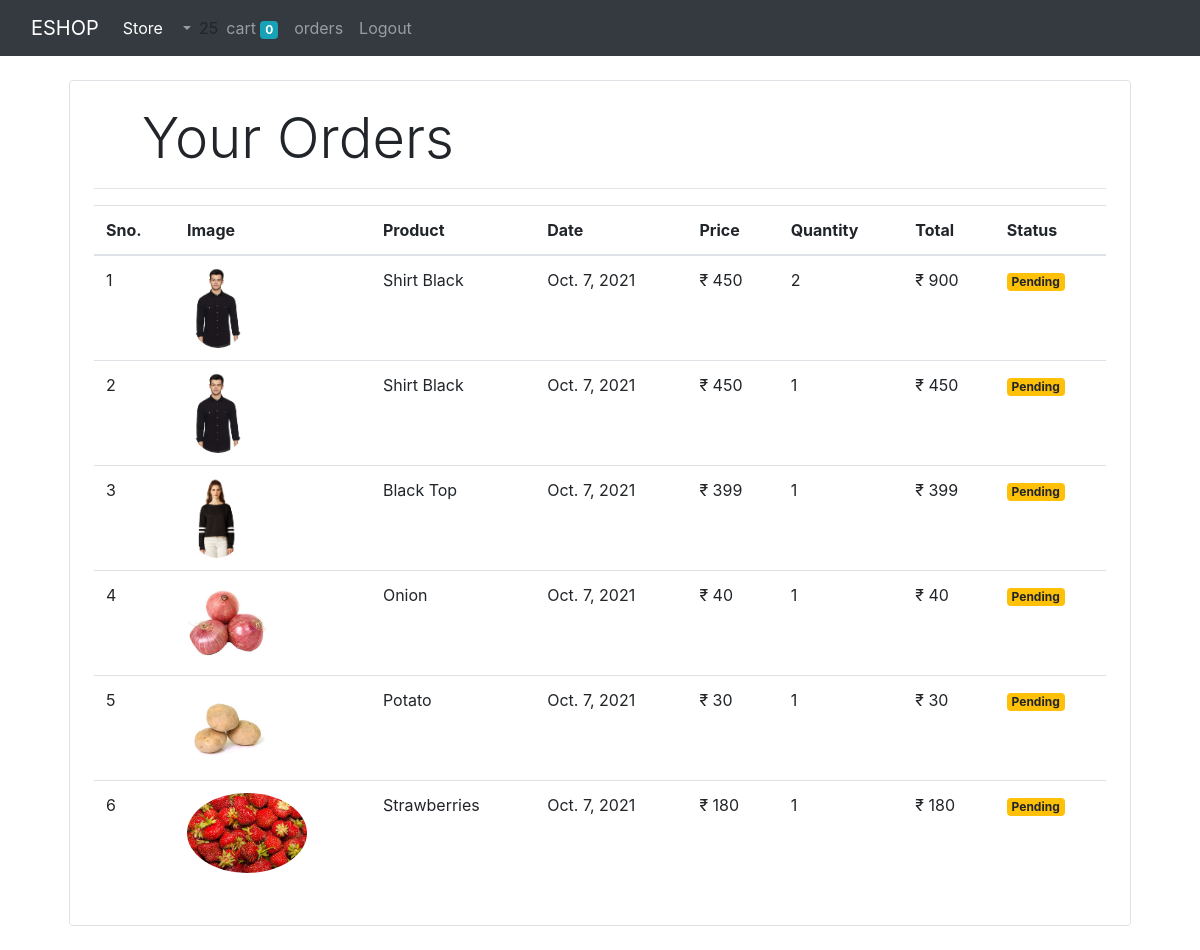
Screenshot of /orders (signed in) with the database file from the repository.
### store/models/orders.py (models this page shows, shortened)
class Order(models.Model):
    product = models.ForeignKey(Product ,
                                on_delete=models.CASCADE)
    customer = models.ForeignKey(Customer ,
                                 on_delete=models.CASCADE)
    quantity = models.IntegerField(default=1)
    price = models.IntegerField()
    address = models.CharField(max_length=50 , default='' , blank=True)
    phone = models.CharField(max_length=50 , default='' , blank=True)
    date = models.DateField(default=datetime.datetime.today)
    status = models.BooleanField(default=False)
    @staticmethod
    def get_orders_by_customer(customer_id):
        return Order\
            .objects\
            .filter(customer = customer_id)\
            .order_by('-date')

### store/models/product.py (models this page shows, shortened)
class Product(models.Model):
    name = models.CharField(max_length=50)
    price = models.IntegerField(default=0)
    category = models.ForeignKey(Category , on_delete=models.CASCADE , default=1)
    description = models.CharField(max_length=200 , default='' , null=True , blank=True)
    image = models.ImageField(upload_to='uploads/product/')

### store/middlewares/auth.py (the view)
    def middleware(request):
        print(request.session.get('customer'))
        returnUrl = request.META['PATH_INFO']
        print(request.META['PATH_INFO'])
        if not request.session.get('customer'):
           return redirect(f'login?return_url={returnUrl}')
        response = get_response(request)
        return response

### store/templatetags/custom_filter.py (called while the page is built)
@register.filter(name='currency')
def currency(number):
    return "₹ "+str(number)

@register.filter(name='multiply')
def multiply(number , number1):
    return number * number1

### store/views/orders.py (called while the page is built)
    def get(self , request ):
        customer = request.session.get('customer')
        orders = Order.get_orders_by_customer(customer)
        print(orders)
        return render(request , 'orders.html' , {'orders' : orders})

### store/templates/orders.html (shortened to what this page needs)
{% extends 'base.html' %}
{% block content %}
{% load cart %}
{% load custom_filter %}
<div class="container">
    <div class="border rounded p-4 m-4">
        <p class="display-4 pl-4 ml-4">Your Orders</p>
        <hr>
        <table class="table">
            <thead>
            <tr>
                <th>Sno.</th>
                <th>Image</th>
                <th>Product</th>
                <th>Date</th>
                <th>Price</th>
                <th>Quantity</th>
                <th>Total</th>
                <th>Status</th>
            </tr>
            </thead>
            <tbody>
            {% for order in orders %}
            <tr>
                <td>{{forloop.counter}}</td>
                <td><img style="height: 80px;" class="rounded-circle" src="{{order.product.image.url}}" alt=""></td>
                <td>{{order.product.name}}</td>
                <td>{{order.date}}</td>
                <td>{{order.price|currency}}</td>
                <td>{{order.quantity}}</td>
                <td>{{order.quantity|multiply:order.price|currency}}</td>
                {% if order.status %}
                <td><small class="badge badge-success">Completed</small></td>
                {% else %}
                <td><small class="badge badge-warning">Pending</small></td>
                {% endif %}
            </tr>
            {% endfor %}
            </tbody>
        </table>
        {% endblock %}

### rows the page displays
Order: product.image (picture), product.name "Shirt Black", date "Oct. 7, 2021", price "₹ 450", quantity "2", quantity|multiply "₹ 900", status "Pending"
Order: product.image (picture), product.name "Shirt Black", date "Oct. 7, 2021", price "₹ 450", quantity "1", quantity|multiply "₹ 450", status "Pending"
Order: product.image (picture), product.name "Black Top", date "Oct. 7, 2021", price "₹ 399", quantity "1", quantity|multiply "₹ 399", status "Pending"
Order: product.image (picture), product.name "Onion", date "Oct. 7, 2021", price "₹ 40", quantity "1", quantity|multiply "₹ 40", status "Pending"
Order: product.image (picture), product.name "Potato", date "Oct. 7, 2021", price "₹ 30", quantity "1", quantity|multiply "₹ 30", status "Pending"
Order: product.image (picture), product.name "Strawberries", date "Oct. 7, 2021", price "₹ 180", quantity "1", quantity|multiply "₹ 180", status "Pending"

### other values shown
{{ request.session.customer }} "25"
{{ request.session.cart.keys|length }} "0"
